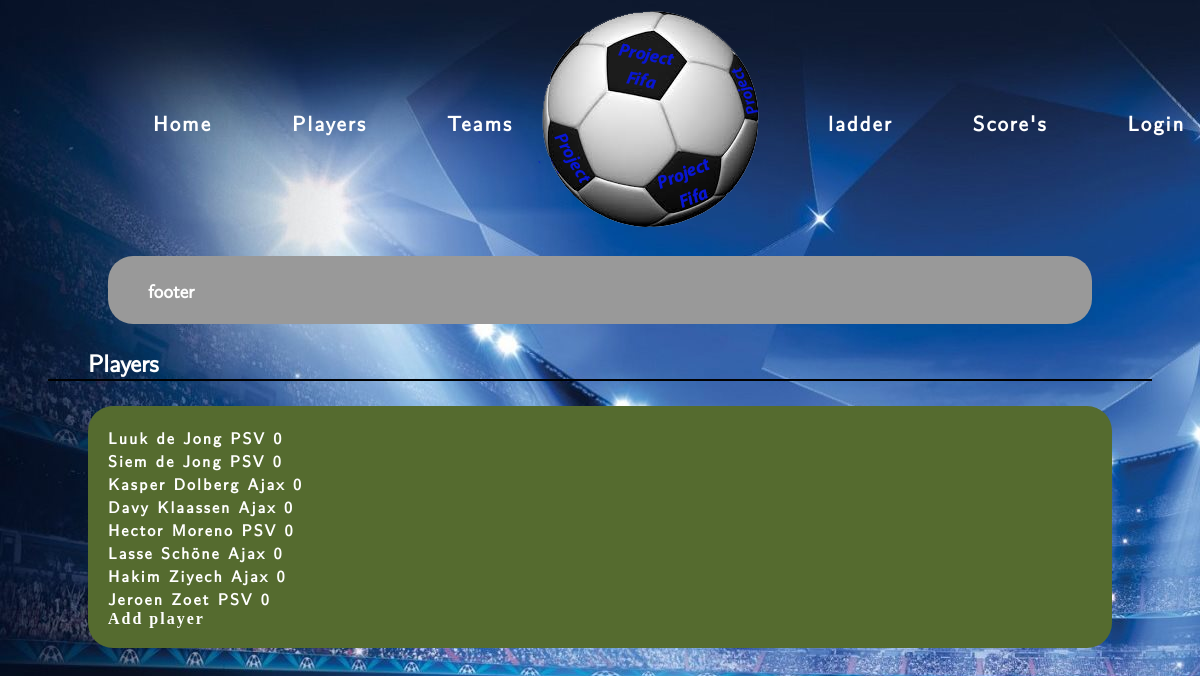
Page /root/public/players.php on the committed database.
### tables this page shows
CREATE TABLE `tbl_players` (
  `id` int(11) UNSIGNED NOT NULL,
  `student_id` varchar(10) NOT NULL,
  `team_id` int(11) UNSIGNED NOT NULL,
  `first_name` varchar(255) NOT NULL,
  `last_name` varchar(255) NOT NULL,
  `goals` int(10) NOT NULL DEFAULT '0',
  `created_at` datetime NOT NULL DEFAULT CURRENT_TIMESTAMP,
  `deleted_at` datetime DEFAULT NULL
);

CREATE TABLE `tbl_teams` (
  `id` int(11) UNSIGNED NOT NULL,
  `poule_id` int(11) NOT NULL DEFAULT '1',
  `name` varchar(255) NOT NULL,
  `wins` int(10) NOT NULL DEFAULT '0',
  `losses` int(10) NOT NULL DEFAULT '0',
  `draws` int(10) NOT NULL DEFAULT '0',
  `points` int(10) NOT NULL DEFAULT '0',
  `created_at` datetime NOT NULL DEFAULT CURRENT_TIMESTAMP,
  `deleted_at` datetime DEFAULT NULL
);

### root/app/teams/TeamsManager.php (called while the page is built, shortened)
<?php
function fetchTeam($idTeam)
{
    $dbc = Connect();
    $sql = "SELECT `name` FROM `tbl_teams` WHERE `id` = '$idTeam'";
    $team = $dbc->query($sql)->fetchAll(\PDO::FETCH_ASSOC);
    return $team;
}

### root/public/player.php (the view, shortened to what this page needs)
<?php
require_once ("tamplates/header.php");
require_once ("tamplates/footer.php");
require_once ("../app/teams/TeamsManager.php");
function  players()
{
    $dbc = \App\connect();
    $sql = "SELECT * FROM tbl_players ORDER BY goals DESC , last_name ASC ";
    $sql2 = "SELECT * FROM tbl_teams";
    $players = $dbc->query($sql)->fetchAll(PDO::FETCH_ASSOC);
    $teams = $dbc->query($sql2)->fetchAll(PDO::FETCH_ASSOC);
    foreach ($players as $item)
    {
        $test = \App\fetchTeam($item['team_id']);
        echo '<li>'. $item['first_name'] ." ".$item['last_name']." " . $test[0]['name']
             ." ".$item ['goals'].'</li>';
    }
}
?>

### root/public/tamplates/header.php (shortened to what this page needs)
<!doctype html>
<html lang="en">
<head>
    <link rel="stylesheet" href="css/stylesheet.css">
</head>
<body>
<div class="wrapper">
    <header class="column-spaced">
        <div class="navbar">
            <ul class="column-spaced">
                <a href="ìndex.php"><li>Home</li></a>
                <a href="players.php"><li>Players</li></a>
                <a href="teams.php"><li>Teams</li></a>
            </ul>
        </div>
        <div class="logo">
            <img src="img/logo.png" alt="logo_project_fifa">
        </div>
        <div class="navbar">
            <ul class="column-spaced">
                <a href="ladder.php"><li>ladder</li></a>
                <a href=""><li>Score's</li></a>
                <?php
                if (isset($_SESSION["logged"]))
                {
                    if ($_SESSION["logged"])
                    {
                        echo "<a href='register.php'><li>Register</li></a>";
                        echo "<a href='../app/login/LoginManager.php'><li>Logout</li></a>";
                    }
                }
                else
                {
                    echo "<a href='login.php'><li>Login</li></a>";
                }
                ?>
            </ul>
        </div>
    </header>
</div>

### root/public/tamplates/footer.php
<div class="wrapper">
    <footer>
        <h3>footer</h3>
    </footer>
</div>
</body>
</html>

### root/public/players.php
<?php
include_once ("tamplates/header.php");
require_once("../app/teams/TeamsManager.php");
require_once ("player.php");
?>
<div class="page-title">
    <h2>Players</h2>
</div>
<div class="wrapper wrapper_page">
    <ul class="players-ul">
        <?php
            echo players();
        ?>
    </ul>
    <a href="addPlayer.php">Add player</a>
</div>
<?php
include_once ("tamplates/footer.php");
?>

### root/public/css/stylesheet.css (style rules this page uses)
html { font-size: 16px; }
ul { width: 100%; margin: 0; padding: 0; }
li { list-style: none; font-family: 'LMSR'; }
a { color: #000000; cursor: auto; text-decoration: none; }
p, label, li, a { color: #ffffff; font-weight: bold; letter-spacing: 2px; margin-left: 20px; margin-right: 20px; }
.wrapper { margin: 0 auto; width: 1024px; }
.column-spaced { display: flex; justify-content: space-around; }
h1,h2,h3,h4,h5,h6,sub { margin: 0; padding: 0; font-family: 'LMSR'; color: #ffffff; }
h3 { padding-left: 20px; }
.page-title { border-bottom: solid #000000 2px; width: 1024px; padding: 0 40px; margin: 0 auto; margin-bottom: 25px; }
.navbar { padding: 20px 25px; display: flex; align-items: center; width: 400px; }
.navbar li { font-size: 1.3em; }
html { background-image: url("../img/background.jpg"); background-repeat: no-repeat; background-attachment: fixed; }
.wrapper_page { padding: 20px 0; border-radius: 25px; overflow: hidden; color: #ffffff; background-color: darkolivegreen; }
footer { border-radius: 25px; background-color: #999999; margin: 20px; padding: 20px; }

### rows in the picture
tbl_players: first_name "Luuk", last_name "de Jong", team.name "PSV", goals "0"
tbl_players: first_name "Siem", last_name "de Jong", team.name "PSV", goals "0"
tbl_players: first_name "Kasper", last_name "Dolberg", team.name "Ajax", goals "0"
tbl_players: first_name "Davy", last_name "Klaassen", team.name "Ajax", goals "0"
tbl_players: first_name "Hector", last_name "Moreno", team.name "PSV", goals "0"
tbl_players: first_name "Lasse", last_name "Schöne", team.name "Ajax", goals "0"
tbl_players: first_name "Hakim", last_name "Ziyech", team.name "Ajax", goals "0"
tbl_players: first_name "Jeroen", last_name "Zoet", team.name "PSV", goals "0"
